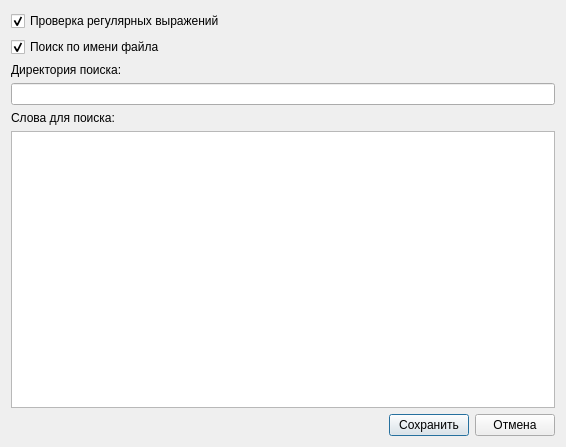
<?xml version="1.0" encoding="UTF-8"?>
<ui version="4.0">
 <class>Dialog</class>
 <widget class="QDialog" name="Dialog">
  <property name="geometry">
   <rect>
    <x>0</x>
    <y>0</y>
    <width>566</width>
    <height>447</height>
   </rect>
  </property>
  <property name="windowTitle">
   <string>Настройки</string>
  </property>
  <layout class="QVBoxLayout" name="verticalLayout_3">
   <item>
    <layout class="QVBoxLayout" name="verticalLayout_2">
     <item>
      <layout class="QVBoxLayout" name="verticalLayout">
       <item>
        <widget class="QCheckBox" name="chB_scanReg">
         <property name="text">
          <string>Проверка регулярных выражений</string>
         </property>
         <property name="checked">
          <bool>true</bool>
         </property>
        </widget>
       </item>
       <item>
        <widget class="QCheckBox" name="chB_fileName">
         <property name="text">
          <string>Поиск по имени файла</string>
         </property>
         <property name="checked">
          <bool>true</bool>
         </property>
        </widget>
       </item>
       <item>
        <widget class="QLabel" name="label_2">
         <property name="text">
          <string>Директория поиска:</string>
         </property>
        </widget>
       </item>
       <item>
        <widget class="QLineEdit" name="lineEdit_path"/>
       </item>
       <item>
        <widget class="QLabel" name="label">
         <property name="text">
          <string>Слова для поиска:</string>
         </property>
        </widget>
       </item>
       <item>
        <widget class="QPlainTextEdit" name="plainTextEdit"/>
       </item>
      </layout>
     </item>
     <item>
      <layout class="QHBoxLayout" name="horizontalLayout">
       <item>
        <spacer name="horizontalSpacer">
         <property name="orientation">
          <enum>Qt::Horizontal</enum>
         </property>
         <property name="sizeHint" stdset="0">
          <size>
           <width>40</width>
           <height>20</height>
          </size>
         </property>
        </spacer>
       </item>
       <item>
        <widget class="QPushButton" name="btn_save">
         <property name="text">
          <string>Сохранить</string>
         </property>
        </widget>
       </item>
       <item>
        <widget class="QPushButton" name="btn_cancel">
         <property name="text">
          <string>Отмена</string>
         </property>
        </widget>
       </item>
      </layout>
     </item>
    </layout>
   </item>
  </layout>
 </widget>
 <resources/>
 <connections/>
</ui>
